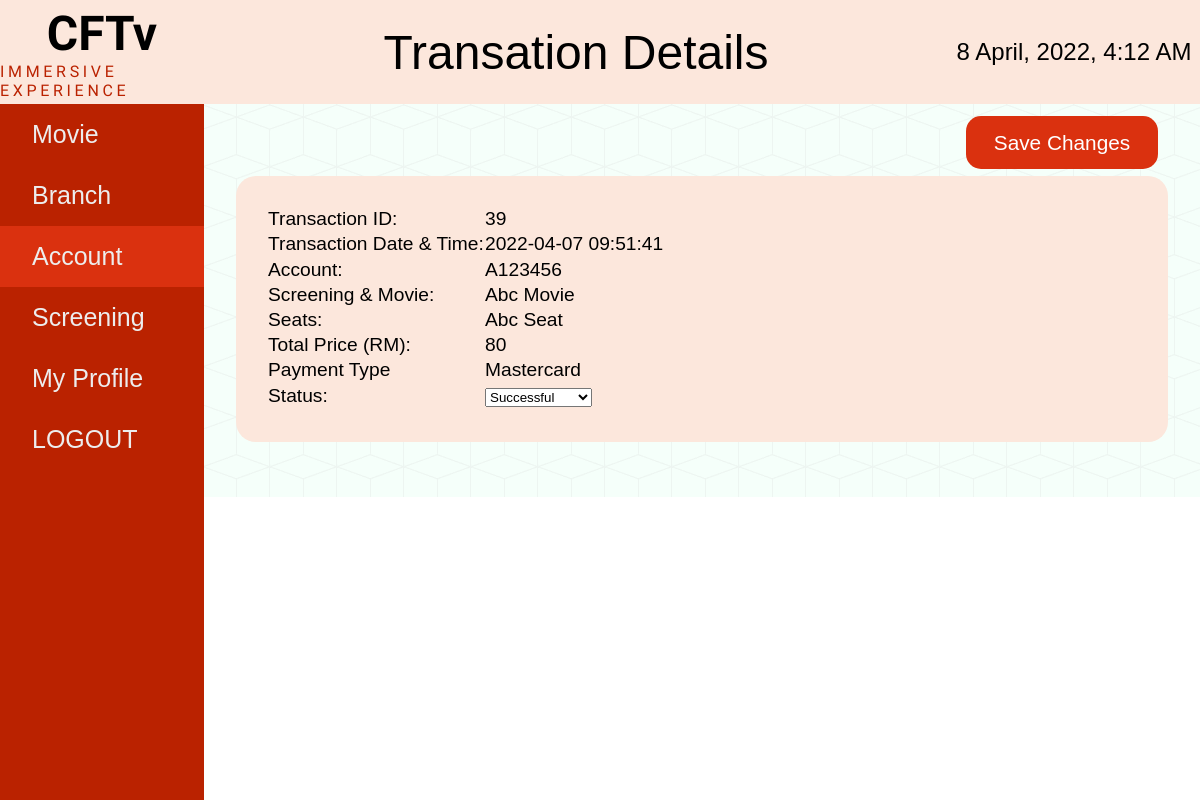
Page /viewTransaction.php?id=39 (signed in) on the committed database.
### tables this page shows
CREATE TABLE `transaction` (
  `transaction_id` int(11) NOT NULL,
  `screening_id` int(11) DEFAULT NULL,
  `member_id` int(11) NOT NULL,
  `transactionDateTime` datetime NOT NULL DEFAULT current_timestamp(),
  `total_price` varchar(35) NOT NULL,
  `payment_type` varchar(35) NOT NULL,
  `status` varchar(30) NOT NULL DEFAULT 'Successful',
  `points_earned` int(11) NOT NULL
);

### viewTransaction.php (the view, shortened to what this page needs)
<?php
require_once 'config.php';
$trans_details = mysqli_query($connect, "select * from transaction where transaction_id = '".$_GET['id']."' ");
	$trans = mysqli_fetch_assoc($trans_details);
?>
<!DOCTYPE html>
<html lang="en">
	<head>
		<link rel="stylesheet" href="./styles/style.css" />
	</head>
	<body>
		<div class="navbar">
			<div class="logo">
				<h1>CFTv</h1>
				<p>IMMERSIVE EXPERIENCE</p>
			</div>
			<div class="heading">
				<h1>Transation Details</h1>
			</div>
			<div class="date">
				<h2><?php echo date("j F, Y, g:i A") ?></h2>
			</div>
		</div>
		<div class="draw-body">
			<div class="drawer">
				<li><a href="./movieList.php">Movie</a></li>
				<li><a href="./branchList.php">Branch</a></li>
				<li class="active"><a href="./account-list.php">Account</a></li>
				<li><a href="./screenList.php">Screening</a></li>
				<li><a href="./profile.php">My Profile</a></li>
				<li><a href="profile.php?logout" title="Log Out">LOGOUT</a></li>
			</div>
			<form method="post" >
			<div class="content">
				<div class="button-bar">
					<button type="submit" name="update_transaction" id="update_profile_btn">Save Changes</button>
				</div>
				<div class="main">
					<div class="box">
						<div class="left">
							<li>Transaction ID:</li>
							<li>Transaction Date & Time:</li>
							<li>Account:</li>
							<li>Screening & Movie:</li>
							<li>Seats:</li>
							<li>Total Price (RM):</li>
							<li>Payment Type</li>
							<li>Status:</li>
						</div>
						<div class="right">
							<li><?php echo $trans['transaction_id'];?></li>
							<li><?php echo $trans['transactionDateTime'];?></li>
							<li>A123456</li>
							<li>Abc Movie</li>
							<li>Abc Seat</li>
							<li><?php echo $trans['total_price'];?></li>
							<li><?php echo $trans['payment_type'];?></li>
							<li>
								<select name="new_status" value="<?php echo $trans['status'];?>">
									<option value="Successful" <?php if($trans['status'] == "Successful"){ echo "selected"; } ?> >Successful</option>
								</select>
							</li>
						</div>
						</form>
					</div>
	</body>
</html>

### styles/style.css (style rules this page uses)
* { margin: 0; padding: 0; box-sizing: border-box; }
body { min-height: 100vh; font-family: 'Gill Sans', 'Gill Sans MT', Calibri, 'Trebuchet MS', sans-serif; }
.navbar { height: 13vh; display: grid; grid-template-columns: 17% auto 21%; background-color: #fce7dc; }
.navbar .logo, .heading, .date { display: flex; flex-direction: column; min-width: 100%; min-height: 100%; align-items: center; justify-content: center; }
.navbar .logo h1 { font-family: "Rajdhani"; font-size: 3rem; }
.navbar .logo p { font-family: "Rajdhani"; letter-spacing: 0.23rem; color: #ba2200; }
.navbar .heading h1 { font-size: 3rem; font-weight: 500; }
.navbar .date h2 { font-weight: 500; }
.draw-body { min-height: 87vh; display: grid; grid-template-columns: 17% auto; }
.draw-body .drawer { background-color: #ba2200; min-width: 100%; display: flex; flex-direction: column; font-size: 25px; }
.draw-body .drawer li { padding: 1rem 0; list-style: none; cursor: pointer; }
.draw-body .drawer .active { background-color: #da310f; }
.draw-body .drawer li a { padding-left: 2rem; text-decoration: none; color: #ededed; }
.draw-body .content { background-color: #f5fffa; background-image: url('../images/cubes.png'); display: grid; grid-template-rows: 12% auto; }
.draw-body .content .button-bar { display: flex; align-items: center; justify-content: right; margin: 0 2rem; }
.draw-body .content button { height: 3.3rem; width: 12rem; border-radius: 15px; font-size: 1.3rem; background-color: #da310f; color: #fff; font-weight: 500; border: none; cursor: pointer; }
.content .main .box { background-color: #fce7dc; border-radius: 20px; margin: 0 2rem auto 2rem; padding: 2rem; width: auto; display: grid; grid-template-columns: 25% auto; }
.content .main .box li { list-style: none; font-size: 1.2rem; margin-bottom: 0.2rem; }

### viewTransaction.php (style rules this page uses)
.content .main .box { margin: 25px 2rem auto 2rem; }
button#update_profile_btn { margin: 40px 10px 10px 10px; }

### rows in the picture
transaction: transaction_id "39", transactionDateTime "2022-04-07 09:51:41", total_price "80", payment_type "Mastercard", new_status "Successful"
